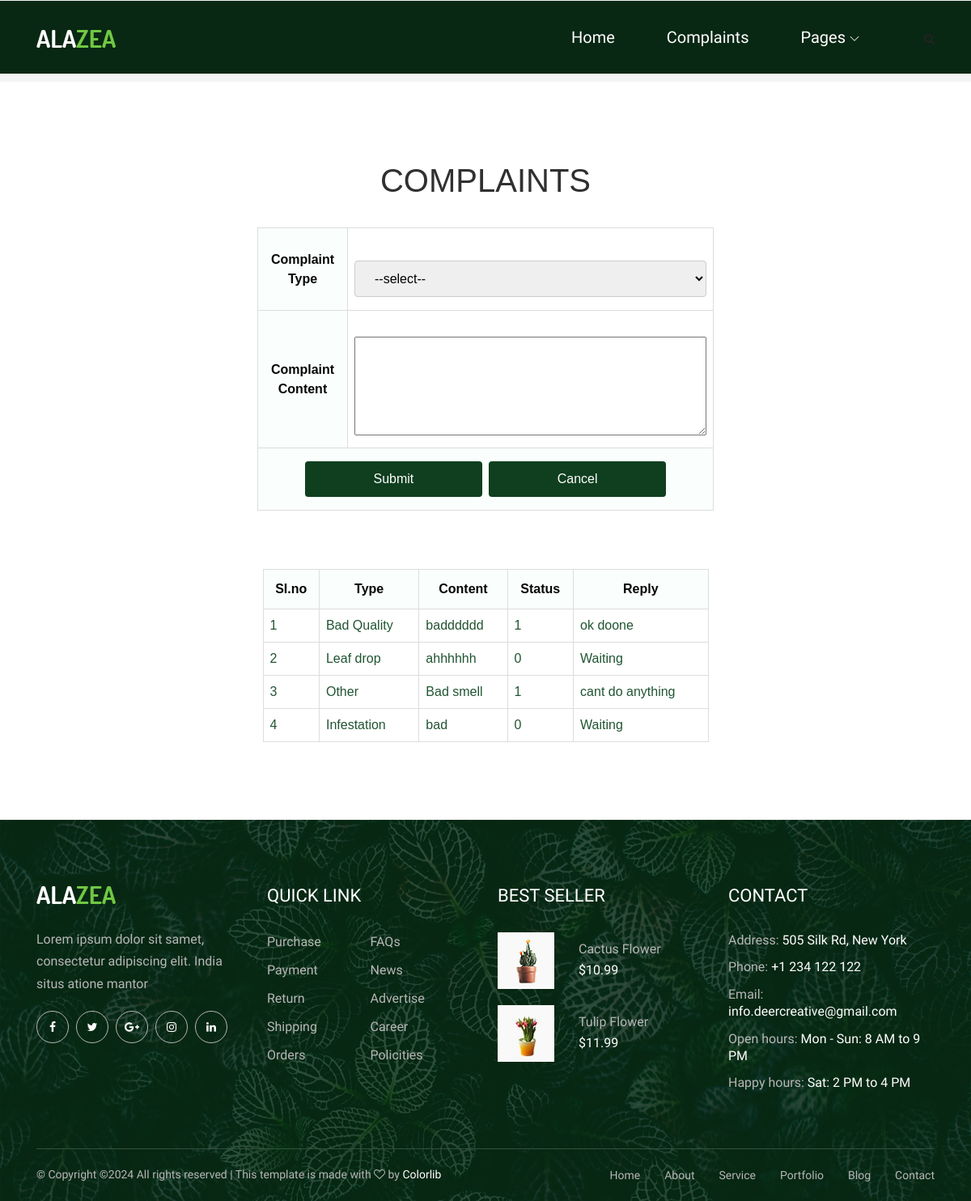
The page /Project/Shop/ShopComplaints.php on the database its author committed.
### tables this page shows
CREATE TABLE `tbl_complaint` (
  `complaint_id` int(11) NOT NULL auto_increment,
  `complainttype_id` varchar(100) NOT NULL,
  `complaint_content` varchar(100) NOT NULL,
  `complaint_date` varchar(100) NOT NULL,
  `complaint_reply` varchar(100) NOT NULL,
  `complaint_status` varchar(100) NOT NULL default '0',
  `user_id` varchar(100) NOT NULL,
  PRIMARY KEY  (`complaint_id`)
);

CREATE TABLE `tbl_complainttype` (
  `complainttype_id` int(11) NOT NULL auto_increment,
  `complainttype_name` varchar(100) NOT NULL,
  PRIMARY KEY  (`complainttype_id`)
);

### Project/Shop/ShopComplaints.php (the view, shortened to what this page needs)
<?php
include('Head.php');
?>
<!DOCTYPE html PUBLIC "-//W3C//DTD XHTML 1.0 Transitional//EN" "http://www.w3.org/TR/xhtml1/DTD/xhtml1-transitional.dtd">
<html xmlns="http://www.w3.org/1999/xhtml">
<head>
</head>
<body>
<form method="post">
<div align="center">
<h1>COMPLAINTS</h1><br /></div>
<table align="center" width="564" border="1">
  <tr>
    <th width="180" height="75" scope="row">Complaint Type</th>
    <td align="center" width="368"><label for="com_type"></label>
      <select name="com_type" id="com_type">
      <option>--select--</option>
    </select></td>
  </tr>
  <tr>
    <th scope="row">Complaint Content</th>
    <td><label for="com_content"></label>
    <textarea name="com_content" id="com_content" cols="45" rows="5"></textarea></td>
  </tr>
  <tr>
    <th align="center" height="47" colspan="2" scope="row"><input type="submit" name="com_save" id="com_save" value="Submit" />&nbsp;
    <input type="submit" name="com_cancel" id="com_cancel" value="Cancel" /></th>
  </tr>
</table><br /><br />
</form>
<div align="center"><br />
</div>
<div align="center">
  <table width="551" height="119" border="1">
    <tr>
      <th scope="col">SI.no</th>
      <th scope="col">Type</th>
      <th scope="col">Content</th>
      <th scope="col">Status</th>
      <th scope="col">Reply</th>
    </tr>
     <?php
	$i=0;
	$SelQry="select * from tbl_complaint c inner join tbl_complainttype t on c.complainttype_id=t.complainttype_id";
	$data=mysql_query($SelQry);
	while($row=mysql_fetch_array($data))
	{
		$i++;
	?>
    <tr>
      <td><?php echo $i ?></td>
      <td><?php echo $row["complainttype_name"]?></td>
      <td><?php echo $row["complaint_content"]?></td>
      <td><?php echo $row["complaint_status"]?></td>
      <?php
	  if($row["complaint_status"]==0)
	  {
		  ?>
          <td><?php echo "Waiting";
		  ?></td>
          <?php
	  }
	  else  if($row["complaint_status"]==1)
	  {
		  ?>
      <td><?php echo $row["complaint_reply"]?></td>
      <?php
	  }
	  ?>
    </tr>
    <?php
	}
	?>
  </table>
</div>
</body>
<?php
include('Foot.php');
?>
</html>

### Project/Assets/Templates/form.css (style rules this page uses)
#tab td, #tab th { border: 1px solid #ddd; padding: 8px; color:rgb(19 73 37 / 94%); }
#tab th { padding-top: 12px; padding-bottom: 12px; text-align: center; background-color:rgba(250, 254, 252, 0.94); color: rgb(7, 7, 7); }
input[type=text],[type=password],[type=email],[type=date], select { width: 100%; padding: 12px 20px; margin: 8px 0; display: inline-block; border: 1px solid #ccc; border-radius: 4px; box-sizing: border-box; }
input[type=submit] { width: 40%; background-color: rgb(15 63 31); color: white; padding: 10px; margin: 4px 0; border: none; border-radius: 4px; cursor: pointer; }

### Project/Assets/Templates/User/css/classy-nav.css (style rules this page uses)
* { margin: 0; padding: 0; }
body { font-family: "Roboto", sans-serif; }

### rows shown on the page
tbl_complaint: complainttype.complainttype_name "Bad Quality", complaint_content "badddddd", complaint_status "1", complaint_reply "ok doone"
tbl_complaint: complainttype.complainttype_name "Leaf drop", complaint_content "ahhhhhh", complaint_status "0", shows "Waiting"
tbl_complaint: complainttype.complainttype_name "Other", complaint_content "Bad smell", complaint_status "1", complaint_reply "cant do anything"
tbl_complaint: complainttype.complainttype_name "Infestation", complaint_content "bad", complaint_status "0", shows "Waiting"
